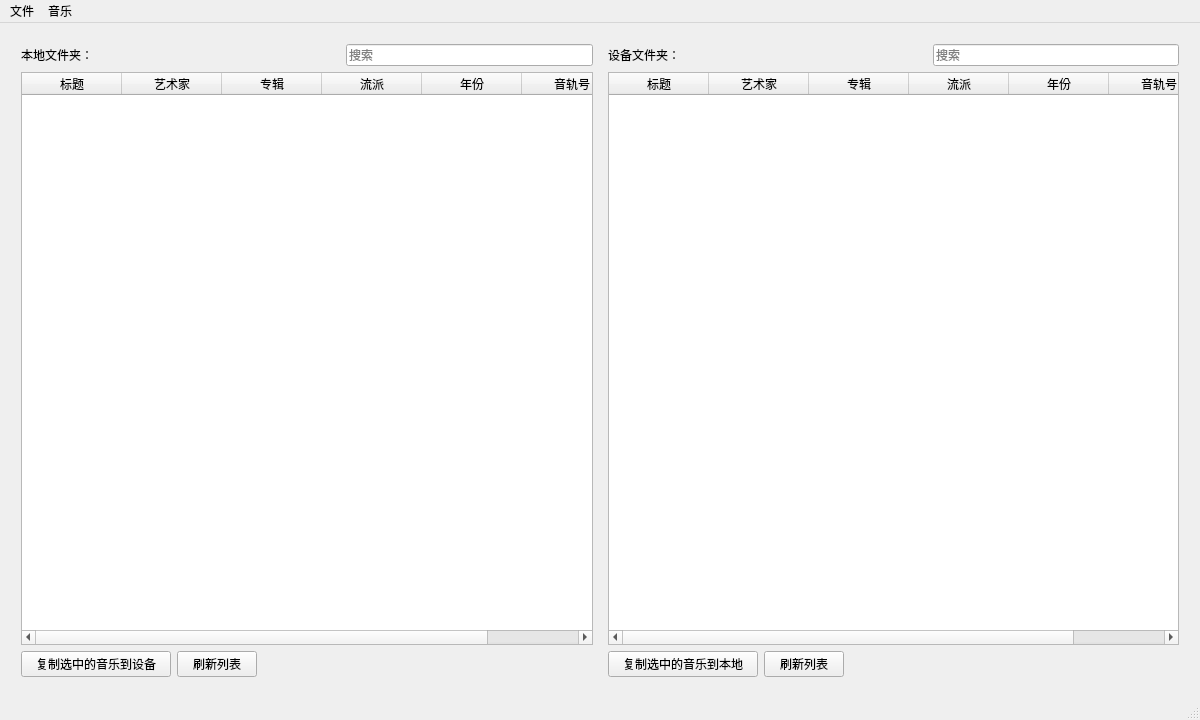
<?xml version="1.0" encoding="UTF-8"?>
<ui version="4.0">
 <class>MusicSyncToolClass</class>
 <widget class="QMainWindow" name="MusicSyncToolClass">
  <property name="geometry">
   <rect>
    <x>0</x>
    <y>0</y>
    <width>1200</width>
    <height>720</height>
   </rect>
  </property>
  <property name="windowTitle">
   <string>音乐同步工具</string>
  </property>
  <widget class="QWidget" name="centralWidget">
   <layout class="QGridLayout" name="gridLayout_2">
    <item row="0" column="0">
     <layout class="QGridLayout" name="gridLayout">
      <property name="leftMargin">
       <number>10</number>
      </property>
      <property name="topMargin">
       <number>10</number>
      </property>
      <property name="rightMargin">
       <number>10</number>
      </property>
      <property name="bottomMargin">
       <number>10</number>
      </property>
      <property name="horizontalSpacing">
       <number>15</number>
      </property>
      <item row="6" column="0">
       <layout class="QHBoxLayout" name="LocalControl">
        <item>
         <widget class="QPushButton" name="copyToRemote">
          <property name="minimumSize">
           <size>
            <width>150</width>
            <height>0</height>
           </size>
          </property>
          <property name="text">
           <string>复制选中的音乐到设备</string>
          </property>
         </widget>
        </item>
        <item>
         <widget class="QPushButton" name="refreshLocal">
          <property name="text">
           <string>刷新列表</string>
          </property>
         </widget>
        </item>
        <item>
         <spacer name="horizontalSpacer_3">
          <property name="orientation">
           <enum>Qt::Orientation::Horizontal</enum>
          </property>
          <property name="sizeHint" stdset="0">
           <size>
            <width>30</width>
            <height>20</height>
           </size>
          </property>
         </spacer>
        </item>
       </layout>
      </item>
      <item row="0" column="0">
       <layout class="QHBoxLayout" name="localHead">
        <item>
         <widget class="QLabel" name="localText">
          <property name="text">
           <string>本地文件夹：</string>
          </property>
         </widget>
        </item>
        <item>
         <spacer name="horizontalSpacer">
          <property name="orientation">
           <enum>Qt::Orientation::Horizontal</enum>
          </property>
          <property name="sizeHint" stdset="0">
           <size>
            <width>40</width>
            <height>20</height>
           </size>
          </property>
         </spacer>
        </item>
        <item>
         <widget class="QLineEdit" name="searchLocal">
          <property name="toolTip">
           <string/>
          </property>
          <property name="inputMask">
           <string/>
          </property>
          <property name="placeholderText">
           <string>搜索</string>
          </property>
         </widget>
        </item>
       </layout>
      </item>
      <item row="5" column="2">
       <widget class="QTableWidget" name="tableWidgetRemote">
        <column>
         <property name="text">
          <string>标题</string>
         </property>
        </column>
        <column>
         <property name="text">
          <string>艺术家</string>
         </property>
        </column>
        <column>
         <property name="text">
          <string>专辑</string>
         </property>
        </column>
        <column>
         <property name="text">
          <string>流派</string>
         </property>
        </column>
        <column>
         <property name="text">
          <string>年份</string>
         </property>
        </column>
        <column>
         <property name="text">
          <string>音轨号</string>
         </property>
        </column>
       </widget>
      </item>
      <item row="0" column="2">
       <layout class="QHBoxLayout" name="RemoteHead">
        <item>
         <widget class="QLabel" name="RemoteText">
          <property name="text">
           <string>设备文件夹：</string>
          </property>
         </widget>
        </item>
        <item>
         <spacer name="horizontalSpacer_2">
          <property name="orientation">
           <enum>Qt::Orientation::Horizontal</enum>
          </property>
          <property name="sizeHint" stdset="0">
           <size>
            <width>40</width>
            <height>20</height>
           </size>
          </property>
         </spacer>
        </item>
        <item>
         <widget class="QLineEdit" name="searchRemote">
          <property name="inputMask">
           <string/>
          </property>
          <property name="placeholderText">
           <string>搜索</string>
          </property>
         </widget>
        </item>
       </layout>
      </item>
      <item row="5" column="0">
       <widget class="QTableWidget" name="tableWidgetLocal">
        <property name="sortingEnabled">
         <bool>false</bool>
        </property>
        <property name="cornerButtonEnabled">
         <bool>false</bool>
        </property>
        <column>
         <property name="text">
          <string>标题</string>
         </property>
        </column>
        <column>
         <property name="text">
          <string>艺术家</string>
         </property>
        </column>
        <column>
         <property name="text">
          <string>专辑</string>
         </property>
        </column>
        <column>
         <property name="text">
          <string>流派</string>
         </property>
        </column>
        <column>
         <property name="text">
          <string>年份</string>
         </property>
        </column>
        <column>
         <property name="text">
          <string>音轨号</string>
         </property>
        </column>
       </widget>
      </item>
      <item row="6" column="2">
       <layout class="QHBoxLayout" name="RemoteControl">
        <item>
         <widget class="QPushButton" name="copyToLocal">
          <property name="minimumSize">
           <size>
            <width>150</width>
            <height>0</height>
           </size>
          </property>
          <property name="text">
           <string>复制选中的音乐到本地</string>
          </property>
         </widget>
        </item>
        <item>
         <widget class="QPushButton" name="refreshRemote">
          <property name="text">
           <string>刷新列表</string>
          </property>
         </widget>
        </item>
        <item>
         <spacer name="horizontalSpacer_4">
          <property name="orientation">
           <enum>Qt::Orientation::Horizontal</enum>
          </property>
          <property name="sizeHint" stdset="0">
           <size>
            <width>40</width>
            <height>20</height>
           </size>
          </property>
         </spacer>
        </item>
       </layout>
      </item>
     </layout>
    </item>
   </layout>
  </widget>
  <widget class="QMenuBar" name="menuBar">
   <property name="geometry">
    <rect>
     <x>0</x>
     <y>0</y>
     <width>1200</width>
     <height>20</height>
    </rect>
   </property>
   <widget class="QMenu" name="menu">
    <property name="title">
     <string>文件</string>
    </property>
    <widget class="QMenu" name="menu_2">
     <property name="title">
      <string>打开文件夹</string>
     </property>
     <addaction name="actionLocal"/>
     <addaction name="actionRemote"/>
    </widget>
    <addaction name="menu_2"/>
    <addaction name="actionSettings"/>
    <addaction name="actionAbout"/>
    <addaction name="actionExit"/>
   </widget>
   <widget class="QMenu" name="menu_3">
    <property name="title">
     <string>音乐</string>
    </property>
    <widget class="QMenu" name="menu_4">
     <property name="title">
      <string>扫描重复音乐</string>
     </property>
     <addaction name="actionDupeLocal"/>
     <addaction name="actionDupeRemote"/>
    </widget>
    <addaction name="menu_4"/>
   </widget>
   <addaction name="menu"/>
   <addaction name="menu_3"/>
  </widget>
  <widget class="QStatusBar" name="statusBar"/>
  <action name="actionExit">
   <property name="text">
    <string>退出</string>
   </property>
  </action>
  <action name="actionLocal">
   <property name="text">
    <string>本地文件夹</string>
   </property>
  </action>
  <action name="actionRemote">
   <property name="text">
    <string>设备文件夹</string>
   </property>
  </action>
  <action name="actionAbout">
   <property name="text">
    <string>关于</string>
   </property>
  </action>
  <action name="actionDupeLocal">
   <property name="text">
    <string>本地</string>
   </property>
  </action>
  <action name="actionDupeRemote">
   <property name="text">
    <string>设备</string>
   </property>
  </action>
  <action name="actionSettings">
   <property name="text">
    <string>设置</string>
   </property>
  </action>
 </widget>
 <layoutdefault spacing="6" margin="11"/>
 <resources>
  <include location="MusicSyncTool.qrc"/>
 </resources>
 <connections>
  <connection>
   <sender>actionExit</sender>
   <signal>triggered()</signal>
   <receiver>MusicSyncToolClass</receiver>
   <slot>close()</slot>
   <hints>
    <hint type="sourcelabel">
     <x>-1</x>
     <y>-1</y>
    </hint>
    <hint type="destinationlabel">
     <x>486</x>
     <y>336</y>
    </hint>
   </hints>
  </connection>
 </connections>
</ui>
